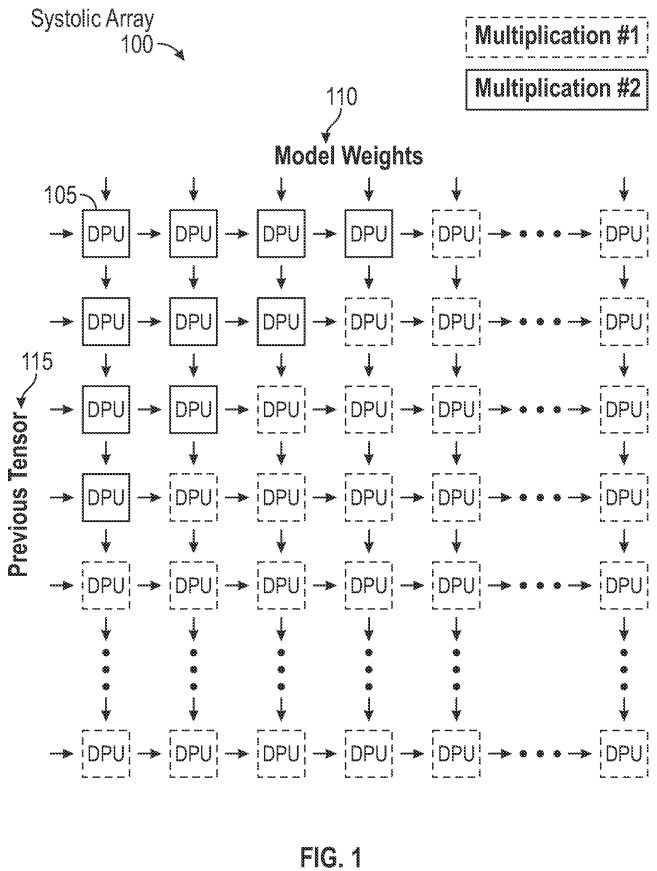
#> input picture essays/etched-us20240378175-r2/publication-package/fig-01.png, 1313 x 1742 px (shown at 1/2 size)
$ python process_figures.py ../../../../essays/etched-us20240378175-r2/publication-package out
#> lines starting #> are read from the running program, lines starting #| are printed output that depends on the picture; after the words box and inside, x2 and y2 are one past the last pixel; in counts of white or black regions, pixels touching at a corner belong together
### .claude/skills/figure-prep/scripts/crop.py
#!/usr/bin/env python3
"""Pixel primitives for figure-prep: load / tight_crop / pad.

Ported from seti-park/patent-essay-pipeline `patent-figures-clean` v2.1 (the minimal
used surface — the v1 heuristic header detector was dead code there and is not ported;
header/edge decisions are made by vision and arrive as trim fractions, see
process_figures.py).

Requires Pillow + numpy (`pip install pillow numpy`). Everything here is deterministic;
no model involvement.
"""

from dataclasses import dataclass

import numpy as np
from PIL import Image


@dataclass(frozen=True)
class CropConfig:
    # A grayscale value below this counts as ink.
    ink_threshold: int = 200
    # A row/column needs at least this many ink pixels to count (kills scan speckle).
    min_ink_density: int = 2
    # Shrink the bbox by this many pixels per side after cropping (kills a continuous
    # 1-px frame line, e.g. a browser-screenshot border, that density alone can't tell
    # from content).
    edge_shave_px: int = 1
    # Uniform margin = round(max(h, w) * pad_fraction) on all four sides. Using the
    # LONGER side as the single baseline gives portrait and landscape figures the same
    # absolute margin, so a mixed set frames consistently.
    pad_fraction: float = 0.10


def load(path):
    """Open an image as a grayscale uint8 array, flattening alpha onto WHITE.

    Patent figures exported with transparency often store RGB(0,0,0) under
    transparent pixels; a naive .convert("L") turns those into ink and corrupts the
    bounding box (asymmetric padding). Compositing onto white first fixes that.
    """
    im = Image.open(path)
    has_alpha = (
        im.mode in ("RGBA", "LA")
        or (im.mode == "P" and "transparency" in im.info)
    )
    if has_alpha:
        rgba = im.convert("RGBA")
        bg = Image.new("RGBA", rgba.size, (255, 255, 255, 255))
        im = Image.alpha_composite(bg, rgba)
    return np.asarray(im.convert("L"), dtype=np.uint8)


def tight_crop(arr, cfg):
    """Density-based bounding-box crop with speckle + frame-line defenses."""
    mask = arr < cfg.ink_threshold
    rows = np.where(mask.sum(axis=1) >= cfg.min_ink_density)[0]
    cols = np.where(mask.sum(axis=0) >= cfg.min_ink_density)[0]
    if rows.size == 0 or cols.size == 0:
        return arr  # all-white safeguard
    r0, r1 = int(rows[0]), int(rows[-1]) + 1
    c0, c1 = int(cols[0]), int(cols[-1]) + 1
    s = cfg.edge_shave_px
    if s > 0 and (r1 - r0) > 2 * s and (c1 - c0) > 2 * s:
        r0, r1, c0, c1 = r0 + s, r1 - s, c0 + s, c1 - s
    return arr[r0:r1, c0:c1]


def pad(arr, cfg):
    """Uniform symmetric white border around the cropped figure."""
    h, w = arr.shape
    margin = int(round(max(h, w) * cfg.pad_fraction))
    out = np.full((h + 2 * margin, w + 2 * margin), 255, dtype=np.uint8)
    out[margin:margin + h, margin:margin + w] = arr
    return out

### .claude/skills/figure-prep/scripts/process_figures.py
#!/usr/bin/env python3
"""Batch patent-figure cleaner for the patent-essay pipeline (Layer-1 cleaning).

Ported from seti-park/patent-essay-pipeline `patent-figures-clean` v2.1 and adapted to
this repo's input contract. Per figure:

    rotate (optional, vision-decided)      # NEW vs the source repo: bring a
                                           # sideways-printed figure body upright
    -> edge trim (vision-decided fractions)  # cut the USPTO/WO header strip, side-
                                             # rotated header band, or PCT footer
    -> tight_crop (pixel density bbox)       # deterministic, see crop.py
    -> pad (uniform 10% of the longer side)  # consistent margin ratio across the set
    -> save input/figures/fig-NN.png         # grayscale, 300 DPI, optimized
    -> figure-manifest.md (+ optional figures-index.txt)

The VISION half (is there a header? at which y-fraction does it end? is the body
printed sideways?) is decided by Claude while viewing each raw image and delivered
here as --trim-decisions JSON; this script is fully deterministic and testable
without a model. See ../references/header-detection.md for the decision spec.

trim-decisions.json format — {input_filename: spec}, spec one of:
    null                    no rotation, no trim (pre-cleaned input)
    0.12                    shorthand: {"top": 0.12}
    {"top": 0.10}           trim fractions per side (top/right/bottom/left, 0-1),
    {"rotate": 90,          expressed in the POST-rotation frame; "rotate" is
     "top": 0.08}           clockwise degrees in {90, 180, 270}

Output naming: the trailing number(+letters) before the input extension becomes the
label — numeric part zero-padded to 2 digits, letters uppercased (fig-2.png ->
fig-02.png, fig-03a.jpg -> fig-03A.png, 12636684-7.png -> fig-07.png). Unparseable
names fall back to unknown-NN.png (rename by hand after inspection).

Usage:
  python process_figures.py <input_dir> <output_dir> \
      [--trim-decisions trim-decisions.json] [--dpi 300] [--index figures-index.txt]

Dependencies: Pillow + numpy (`pip install pillow numpy`).
"""

import argparse
import json
import re
import sys
from pathlib import Path

try:
    import numpy as np
    from PIL import Image
except ImportError as exc:  # pragma: no cover
    sys.stderr.write(
        "figure-prep needs Pillow and numpy: pip install pillow numpy (%s)\n" % exc)
    sys.exit(2)

sys.path.insert(0, str(Path(__file__).resolve().parent))
from crop import CropConfig, load, pad, tight_crop  # noqa: E402

EXTS = {".png", ".jpg", ".jpeg"}
# Digits followed by optional letters, immediately before the file extension.
LABEL_RE = re.compile(r"(\d+)([A-Za-z]*)\.[^.]+$")
TRIM_SIDES = ("top", "right", "bottom", "left")


def derive_label(name):
    """fig-2.png -> 02 ; fig-03a.jpg -> 03A ; 12636684-7.png -> 07 ; random.png -> None."""
    m = LABEL_RE.search(name)
    if not m:
        return None
    digits, letters = m.group(1), m.group(2).upper()
    return "%02d%s" % (int(digits), letters)


def _iter_inputs(input_dir):
    return sorted(
        p for p in Path(input_dir).iterdir()
        if p.is_file() and p.suffix.lower() in EXTS
    )


def _normalize_trim_spec(value):
    """None -> {} ; bare number -> top trim ; dict -> rotate + per-side fractions."""
    if value is None:
        return {}
    if isinstance(value, (int, float)):
        return {"top": float(value)}
    if isinstance(value, dict):
        spec = {k: float(v) for k, v in value.items() if k in TRIM_SIDES and v}
        rotate = int(value.get("rotate") or 0)
        if rotate:
            if rotate not in (90, 180, 270):
                raise ValueError("rotate must be 90, 180, or 270 (clockwise): %r" % rotate)
            spec["rotate"] = rotate
        return spec
    raise ValueError("unsupported trim spec: %r" % (value,))


def _apply_rotate(arr, spec):
    """Rotate clockwise by spec['rotate'] degrees (before trimming — trim fractions
    are expressed in the upright, post-rotation frame)."""
    rotate = spec.get("rotate", 0)
    if not rotate:
        return arr
    return np.rot90(arr, k=(4 - rotate // 90) % 4)


def _apply_trim(arr, spec):
    h, w = arr.shape
    top = int(h * spec.get("top", 0.0))
    bottom = int(h * spec.get("bottom", 0.0))
    left = int(w * spec.get("left", 0.0))
    right = int(w * spec.get("right", 0.0))
    return arr[top: h - bottom if bottom > 0 else h,
               left: w - right if right > 0 else w]


def _emit_manifest(out_dir, cfg, dpi, entries):
    lines = [
        "# figure-manifest",
        "",
        "## Config",
        "",
        "- ink_threshold: %d" % cfg.ink_threshold,
        "- min_ink_density: %d" % cfg.min_ink_density,
        "- edge_shave_px: %d" % cfg.edge_shave_px,
        "- pad_fraction: %.2f" % cfg.pad_fraction,
        "- dpi: %d" % dpi,
        "- mode: L (grayscale)",
        "",
        "## Summary",
        "",
        "- total: %d" % len(entries),
        "- rotated: %d" % sum(1 for e in entries if e["rotate"]),
        "- trimmed: %d" % sum(1 for e in entries if e["trimmed"]),
        "",
        "## Entries",
        "",
        "| Input | Output | Rotate | Trim | In WxH | Cropped WxH | Pad px | Out WxH |",
        "|---|---|---|---|---|---|---|---|",
    ]
    for e in entries:
        lines.append("| %s | %s | %s | %s | %s | %s | %d | %s |" % (
            e["input"], e["output"],
            ("%d°cw" % e["rotate"]) if e["rotate"] else "—",
            e["trim"] or "—",
            e["in_shape"], e["cropped_shape"], e["pad_px"], e["out_shape"]))
    (Path(out_dir) / "figure-manifest.md").write_text(
        "\n".join(lines) + "\n", encoding="utf-8")


def main(argv=None):
    p = argparse.ArgumentParser(description="patent figure Layer-1 cleaner")
    p.add_argument("input_dir", type=Path)
    p.add_argument("output_dir", type=Path)
    p.add_argument("--trim-decisions", type=Path, default=None)
    p.add_argument("--dpi", type=int, default=300)
    p.add_argument("--index", type=Path, default=None,
                   help="also write a figures-index.txt (one figure number per line)")
    args = p.parse_args(argv)

    decisions = {}
    if args.trim_decisions:
        decisions = json.loads(args.trim_decisions.read_text(encoding="utf-8"))

    inputs = _iter_inputs(args.input_dir)
    if not inputs:
        sys.stderr.write("no .png/.jpg/.jpeg inputs in %s\n" % args.input_dir)
        return 1
    args.output_dir.mkdir(parents=True, exist_ok=True)

    cfg = CropConfig()
    entries = []
    numbers = set()
    unknown_seq = 0
    for src in inputs:
        spec = _normalize_trim_spec(decisions.get(src.name))
        arr = load(src)
#> in load, im is the input picture: PIL image 1313x1742 RGB; min 0, max 255, mean 243.5
#> in load, `has_alpha = ( im.mode in ("RGBA", "LA") or (im.mode == "P" and "transp..`: has_alpha = False
        in_shape = "%dx%d" % (arr.shape[1], arr.shape[0])
#> in_shape = '1313x1742'
        arr = _apply_rotate(arr, spec)
        arr = _apply_trim(arr, spec)
        cropped = tight_crop(arr, cfg)
#> in tight_crop, `mask = arr < cfg.ink_threshold`:
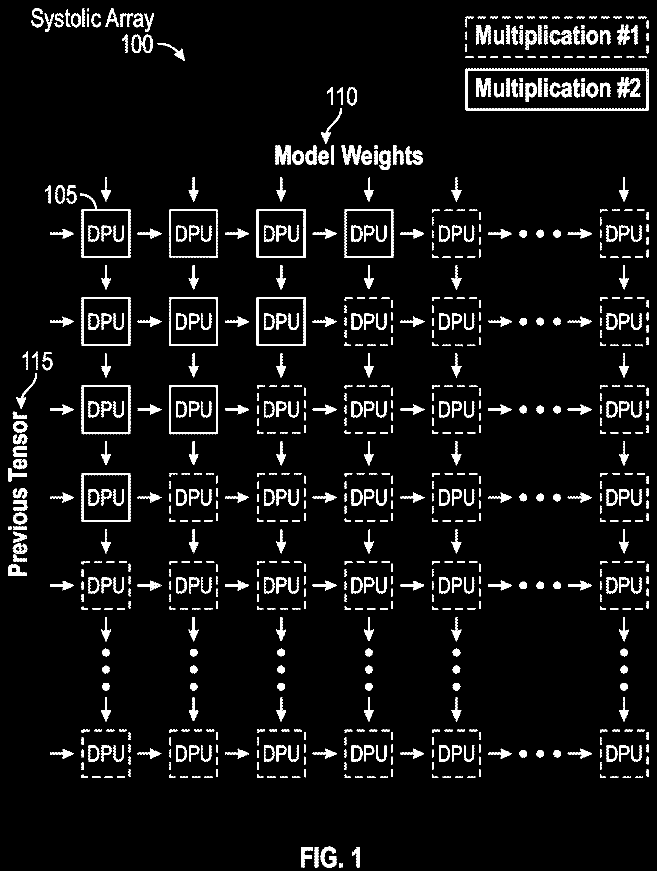
#> mask: shape (1742, 1313) bool (shown at 1/2 size); 5.7% white; 773 white regions (9 under 20 px), largest, box (x1, y1, x2, y2) and area: (931, 137, 1297, 222) 3746, (160, 387, 261, 516) 1664, (163, 946, 261, 1044) 1524
#> in tight_crop, `rows = np.where(mask.sum(axis=1) >= cfg.min_ink_density)[0]`: rows = 1411 values from 16 to 1735
#> in tight_crop, `cols = np.where(mask.sum(axis=0) >= cfg.min_ink_density)[0]`: cols = 1237 values from 16 to 1296
#> in tight_crop, `r0, r1 = int(rows[0]), int(rows[-1]) + 1`: r0 = 16; r1 = 1736
#> in tight_crop, `c0, c1 = int(cols[0]), int(cols[-1]) + 1`: c0 = 16; c1 = 1297
#> in tight_crop, `r0, r1, c0, c1 = r0 + s, r1 - s, c0 + s, c1 - s`: r0 = 17; r1 = 1735; c0 = 17; c1 = 1296
#> in tight_crop, `return arr[r0:r1, c0:c1]`:
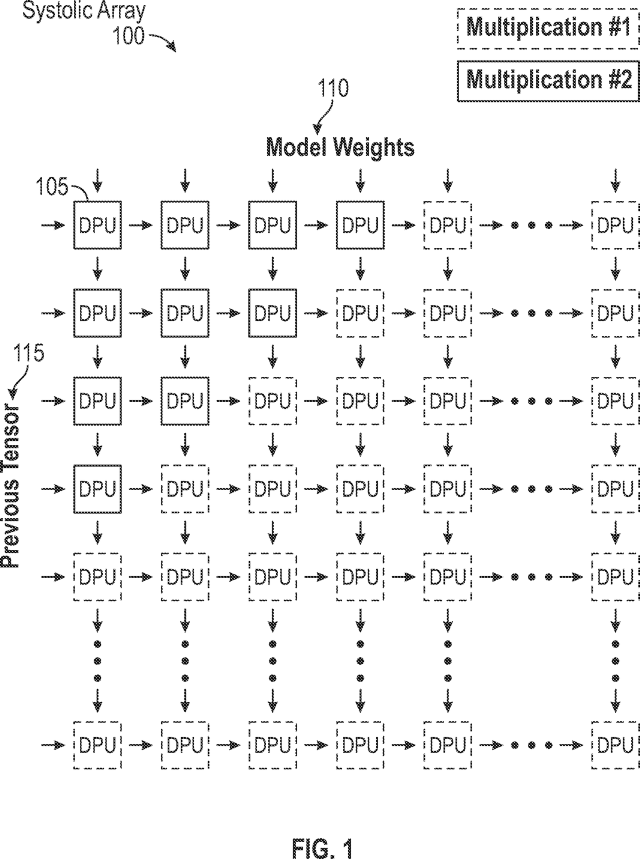
#> returned value: shape (1718, 1279) (shown at 1/2 size); min 0, max 255, mean 243.1
        padded = pad(cropped, cfg)
#> in pad, `out[margin:margin + h, margin:margin + w] = arr`:
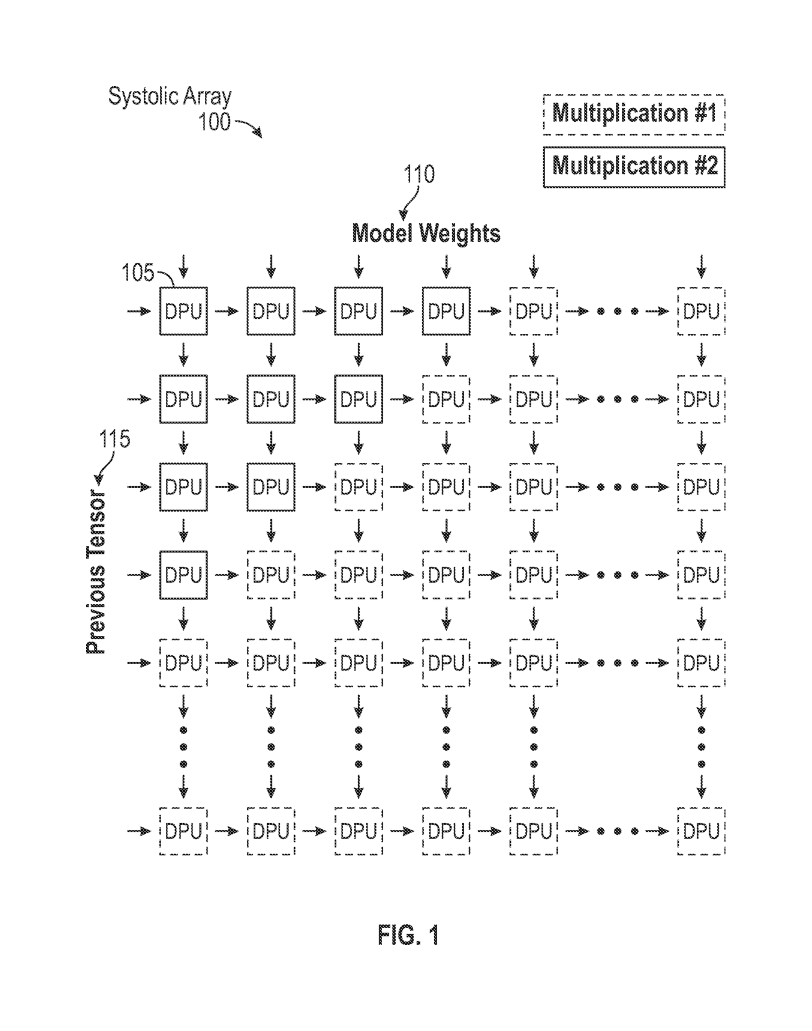
#> out: shape (2062, 1623) (shown at 1/2 size); min 0, max 255, mean 247.2

        label = derive_label(src.name)
        if label is None:
            unknown_seq += 1
            out_name = "unknown-%02d.png" % unknown_seq
        else:
            out_name = "fig-%s.png" % label
            numbers.add(int(re.match(r"\d+", label).group(0)))
        out_path = args.output_dir / out_name
        Image.fromarray(padded, "L").save(
            out_path, dpi=(args.dpi, args.dpi), optimize=True)

        entries.append({
            "input": src.name, "output": out_name,
            "rotate": spec.get("rotate", 0),
            "trim": ", ".join("%s %.2f" % (k, spec[k]) for k in TRIM_SIDES if k in spec),
            "trimmed": any(k in spec for k in TRIM_SIDES),
            "in_shape": in_shape,
            "cropped_shape": "%dx%d" % (cropped.shape[1], cropped.shape[0]),
            "pad_px": (padded.shape[0] - cropped.shape[0]) // 2,
            "out_shape": "%dx%d" % (padded.shape[1], padded.shape[0]),
        })
        print("  %s -> %s" % (src.name, out_name))
#> pass 2 of the loop in main, `for src in inputs:`:
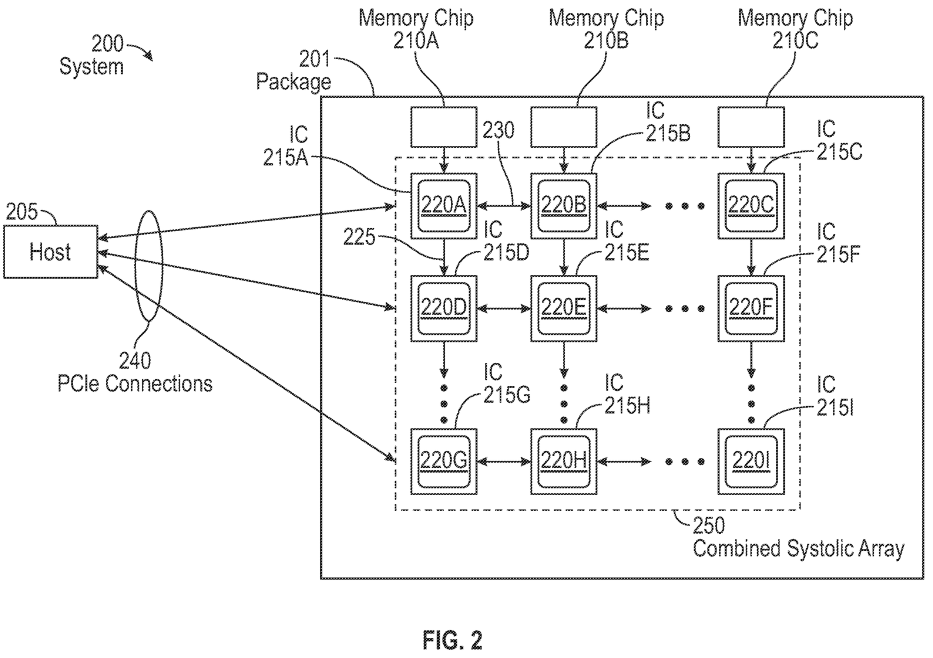
#> input picture essays/etched-us20240378175-r2/publication-package/fig-02.png, 1865 x 1316 px (shown at 1/2 size)
#> in load, im is the input picture: PIL image 1865x1316 RGB; min 0, max 255, mean 243.3
#> in tight_crop (call 2), `mask = arr < cfg.ink_threshold`:
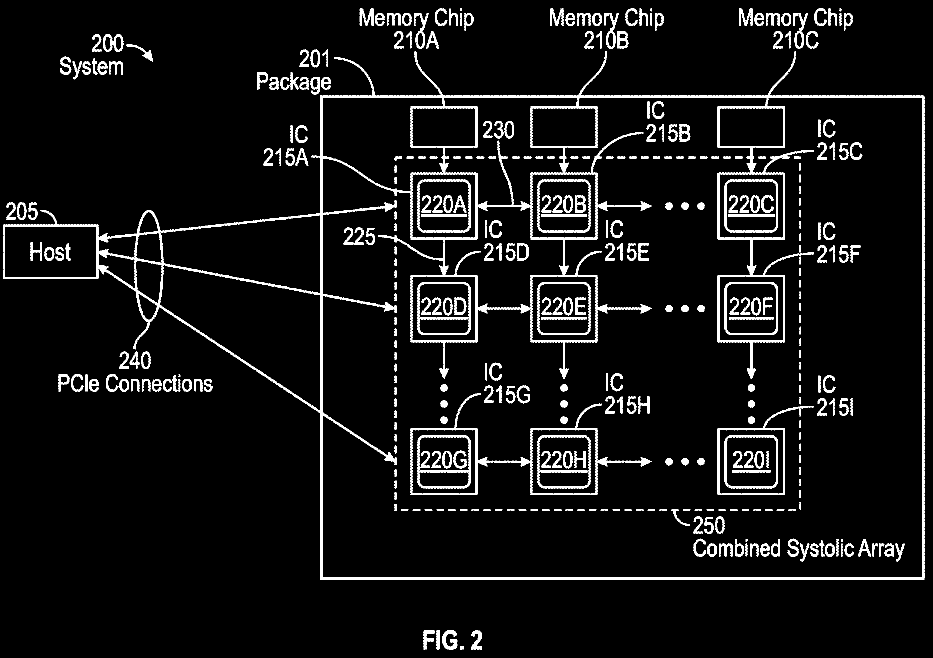
#> mask: shape (1316, 1865) bool (shown at 1/2 size); 5.9% white; 376 white regions (12 under 20 px), largest, box (x1, y1, x2, y2) and area: (6, 103, 1849, 1160) 58765, (821, 786, 1303, 990) 5518, (1435, 812, 1628, 990) 2354
#> rows = 1183 values from 16 to 1299
#> cols = 1843 values from 6 to 1848
#> in tight_crop (call 2), `r0, r1 = int(rows[0]), int(rows[-1]) + 1`: r0 = 16; r1 = 1300
#> in tight_crop (call 2), `c0, c1 = int(cols[0]), int(cols[-1]) + 1`: c0 = 6; c1 = 1849
#> in tight_crop (call 2), `r0, r1, c0, c1 = r0 + s, r1 - s, c0 + s, c1 - s`: r0 = 17; r1 = 1299; c0 = 7; c1 = 1848
#> in pad (call 2), `out[margin:margin + h, margin:margin + w] = arr`:
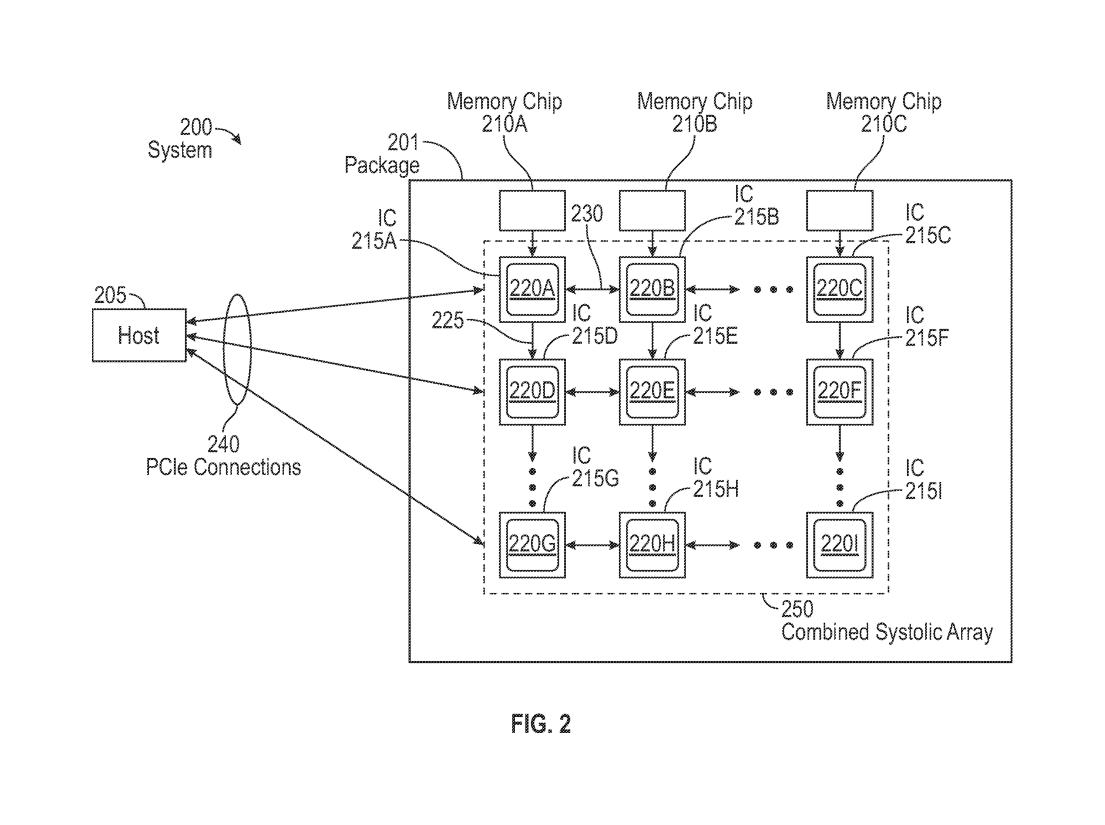
#> out: shape (1650, 2209) (shown at 1/2 size); min 0, max 255, mean 247.1

    _emit_manifest(args.output_dir, cfg, args.dpi, entries)
    if args.index:
        args.index.write_text(
            "".join("%d\n" % n for n in sorted(numbers)), encoding="utf-8")
        print("wrote %s (%d figure numbers)" % (args.index, len(numbers)))
    print("wrote %s (%d figures)" % (args.output_dir / "figure-manifest.md", len(entries)))
#| wrote out/figure-manifest.md (2 figures)
    return 0


if __name__ == "__main__":
    sys.exit(main())
#> (the program exits here)
